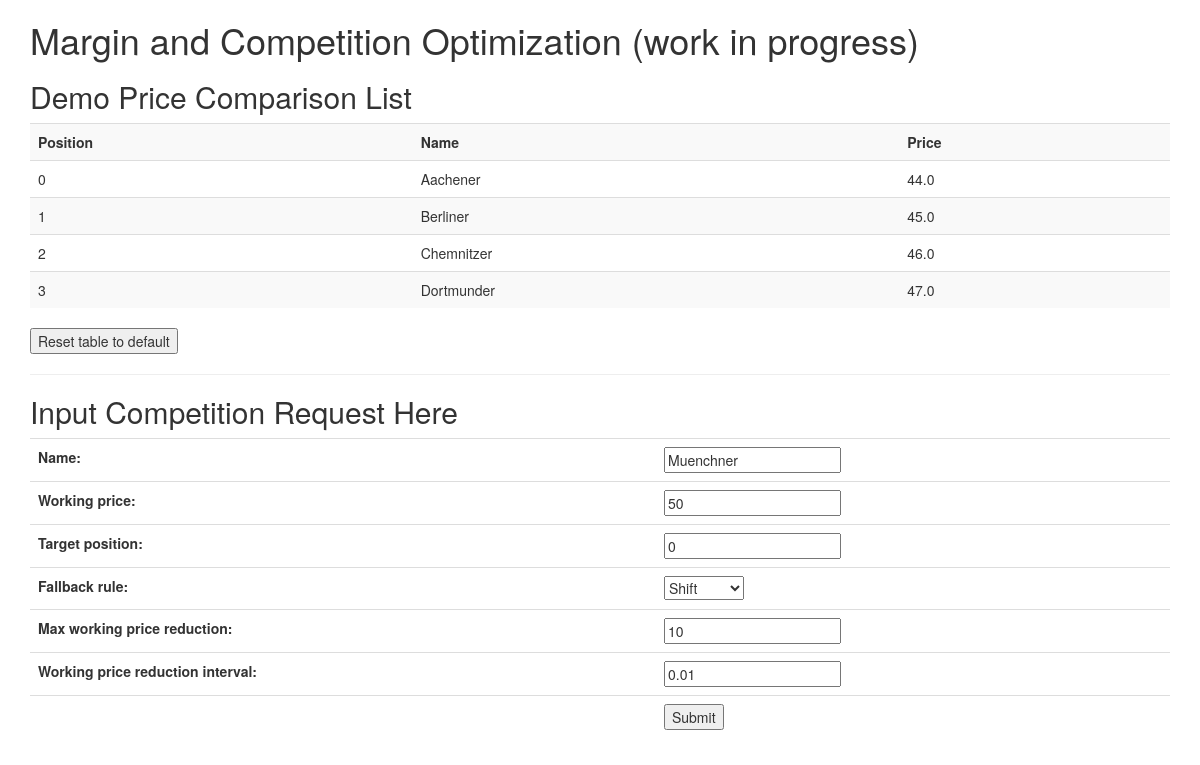
Page /market_list/ on the committed database.
### market_list/models.py (models this page shows, shortened)
class InsuranceQuote(models.Model):
    name = models.CharField(max_length=200)
    price = models.FloatField()

### market_list/views.py (the view)
def index(request):
    return render(request, 'market_list/index.html', get_context())

### market_list/forms.py
class CompetitionRequestForm(forms.ModelForm):
    class Meta:
        model = CompetitionRequest
        fields = '__all__'

### market_list/views.py (called while the page is built)
def get_context():
    list = InsuranceQuote.objects.order_by('price')
    defaults = {'name': "Muenchner",
                'working_price': 50,
                'target_position': 0,
                'fallback_rule': 'SH',
                'working_price_reduction_interval': 0.01,
                'max_working_price_reduction': 10
                }
    form = CompetitionRequestForm(initial=defaults)
    context = {'list': list, 'form': form}
    return context

### market_list/templates/market_list/index.html (shortened to what this page needs)
<!DOCTYPE html>
<html lang="en">
<head>
    <link rel="stylesheet" href="http://maxcdn.bootstrapcdn.com/bootstrap/3.3.6/css/bootstrap.min.css">
</head>
<body>
<div class="container">
    <h1>Margin and Competition Optimization (work in progress)</h1>
    <h2>Demo Price Comparison List</h2>
    {% if list %}
        <table class="table table-striped">
            <tr><th>Position</th><th>Name</th><th>Price</th></tr>
        {% for entry in list %}
            <tr>
            <td>{{ forloop.counter0 }}</td><td> {{ entry.name }}</td><td>{{ entry.price }}</td>
            </tr>
        {% endfor %}
        </table>
    {% else %}
        <p>No market entries are available.</p>
    {% endif %}
    <form action="{% url 'market_list:fill_market_list' %}" method="post">
        <input type="submit" value="Reset table to default"/>
    </form>
<hr/>
    <h2>Input Competition Request Here</h2>
    <form action="{% url 'market_list:submit_request' %}" method="post">
        <table class="table">
        {{ form.as_table }}
        <tr><td></td><td><input type="submit" value="Submit"/></td></tr>
        </table>
    </form>
</div>
</body>
</html>

### rows in the picture
InsuranceQuote: name "Aachener", price "44.0"
InsuranceQuote: name "Berliner", price "45.0"
InsuranceQuote: name "Chemnitzer", price "46.0"
InsuranceQuote: name "Dortmunder", price "47.0"
